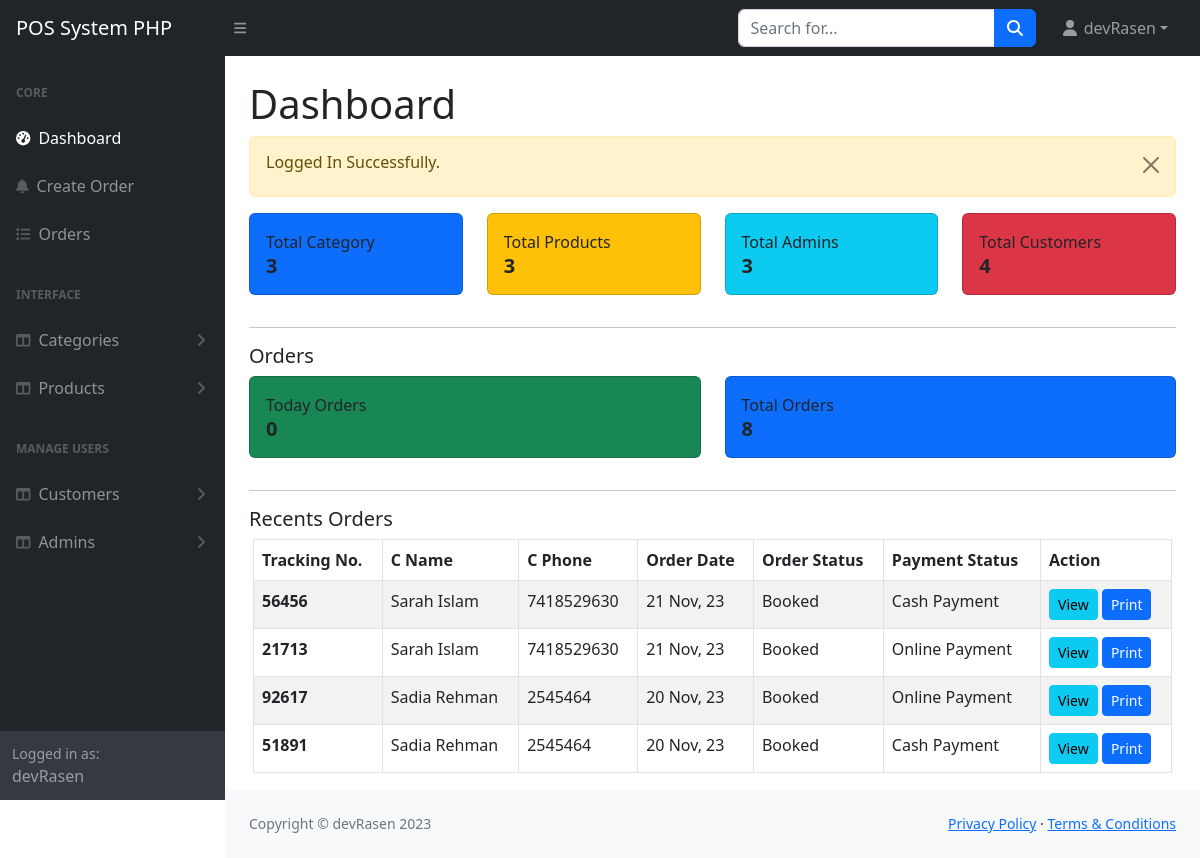
The page /POS-System-PHP/admin/index.php (signed in) on the database its author committed.
### tables this page shows
CREATE TABLE `orders` (
  `id` int NOT NULL,
  `customer_id` int NOT NULL,
  `tracking_no` varchar(100) NOT NULL,
  `invoice_no` varchar(100) NOT NULL,
  `total_amount` varchar(100) NOT NULL,
  `order_date` date NOT NULL,
  `order_status` varchar(100) DEFAULT NULL,
  `payment_mode` varchar(100) NOT NULL,
  `order_placed_by_id` int NOT NULL
);

CREATE TABLE `customers` (
  `id` int NOT NULL,
  `name` varchar(255) NOT NULL,
  `email` varchar(255) DEFAULT NULL,
  `phone` varchar(255) NOT NULL,
  `address` tinytext,
  `status` tinyint NOT NULL DEFAULT '0' COMMENT '0=Visible; 1=Hidden',
  `created_at` timestamp NOT NULL DEFAULT CURRENT_TIMESTAMP
);

### POS-System-PHP/admin/index.php (the view, shortened to what this page needs)
<?php
include('includes/header.php');
?>
<main>
    <div class="container-fluid px-4">
        <div class="row">
            <div class="col-md-12">
                <h1 class="mt-4">Dashboard</h1>
            </div>
            <div class="col-md-3 mb-3">
                <div class="card card-body bg-primary p-3">
                    <p class="text-sm mb-0 text-capitalize">Total Category</p>
                    <h5 class="fw-bold mb-0">
                        <?= getCount('categories'); ?>
                    </h5>
                </div>
            </div>
            <div class="col-md-3 mb-3">
                <div class="card card-body bg-warning p-3">
                    <p class="text-sm mb-0 text-capitalize">Total Products</p>
                    <h5 class="fw-bold mb-0">
                        <?= getCount('products'); ?>
                    </h5>
                </div>
            </div>
            <div class="col-md-3 mb-3">
                <div class="card card-body bg-info p-3">
                    <p class="text-sm mb-0 text-capitalize">Total Admins</p>
                    <h5 class="fw-bold mb-0">
                        <?= getCount('admins'); ?>
                    </h5>
                </div>
            </div>
            <div class="col-md-3 mb-3">
                <div class="card card-body bg-danger p-3">
                    <p class="text-sm mb-0 text-capitalize">Total Customers</p>
                    <h5 class="fw-bold mb-0">
                        <?= getCount('customers'); ?>
                    </h5>
                </div>
            </div>
            <div class="col-md-12">
                <hr>
                <h5>Orders</h5>
            </div>
            <div class="col-md-6 mb-3">
                <div class="card card-body bg-success p-3">
                    <p class="text-sm mb-0 text-capitalize">Today Orders</p>
                    <h5 class="fw-bold mb-0">
                        <?php
                        $todayDate = date('Y-m-d');
                        $todayOrders = mysqli_query($conn, "SELECT * FROM orders WHERE order_date='$todayDate'");
                        if ($todayOrders) {
                            if (mysqli_num_rows($todayOrders) > 0) {
                                echo mysqli_num_rows($todayOrders);
                            } else {
                                echo "0";
                            }
                        } else {
                            echo "Something went wrong";
                        }
                        ?>
                    </h5>
                </div>
            </div>
            <div class="col-md-6 mb-3">
                <div class="card card-body bg-primary p-3">
                    <p class="text-sm mb-0 text-capitalize">Total Orders</p>
                    <h5 class="fw-bold mb-0">
                        <?= getCount('orders'); ?>
                    </h5>
                </div>
            </div>
            <div class="col-md-12">
                <hr>
                <h5> Recents Orders</h5>
            </div>
            <div class="card-body px-3">
                <div class="table-responsive">
                    <table class="table table-striped table-bordered align-item-center justify-content-center">
                        <thead>
                            <tr>
                                <th>Tracking No.</th>
                                <th>C Name</th>
                                <th>C Phone</th>
                                <th>Order Date</th>
                                <th>Order Status</th>
                                <th>Payment Status</th>
                                <th>Action</th>
                            </tr>
                        </thead>
                        <tbody>
                            <?php
                            $query = "SELECT o.*, c.* FROM orders o, customers c WHERE c.id = o.customer_id ORDER BY o.id DESC LIMIT 0 , 4";
                            $orders = mysqli_query($conn, $query);
                            if ($orders) {
                                if (mysqli_num_rows($orders)) {
                                    foreach ($orders as $orderItem) :
                            ?>
                                        <tr>
                                            <td class="fw-bold"><?= $orderItem['tracking_no'] ?></td>
                                            <td><?= $orderItem['name'] ?></td>
                                            <td><?= $orderItem['phone'] ?></td>
                                            <td><?= date('d M, y', strtotime($orderItem['order_date'])) ?></td>
                                            <td><?= $orderItem['order_status'] ?></td>
                                            <td><?= $orderItem['payment_mode'] ?></td>
                                            <td>
                                                <a href="orders-view.php?track=<?= $orderItem['tracking_no'] ?>" class="btn btn-info mb-0 px-2 btn-sm">View</a>
                                                <a href="orders-view-print.php?track=<?= $orderItem['tracking_no'] ?>" class="btn btn-primary mb-0 px-2 btn-sm">Print</a>
                                            </td>
                                        </tr>
                                    <?php
                                    endforeach;
                                } else {
                                    ?>
                                    <tr>
                                        <td colspan="7" class="text-center">No record available.</td>
                                    </tr>
                                <?php
                                }
                            } else {
                                ?>
                                <tr>
                                    <td colspan="7" class="text-center">Something went wrong.</td>
                                </tr>
                            <?php
                            }
                            ?>
                        </tbody>
                    </table>
                </div>
            </div>
        </div>
</main>
<?php
include('includes/footer.php');
?>

### rows shown on the page
orders: tracking_no "56456", customer.name "Sarah Islam", customer.phone "7418529630", order_date "21 Nov, 23", order_status "Booked", payment_mode "Cash Payment"
orders: tracking_no "21713", customer.name "Sarah Islam", customer.phone "7418529630", order_date "21 Nov, 23", order_status "Booked", payment_mode "Online Payment"
orders: tracking_no "92617", customer.name "Sadia Rehman", customer.phone "2545464", order_date "20 Nov, 23", order_status "Booked", payment_mode "Online Payment"
orders: tracking_no "51891", customer.name "Sadia Rehman", customer.phone "2545464", order_date "20 Nov, 23", order_status "Booked", payment_mode "Cash Payment"

### other values the page prints
$_SESSION['loggedInUser']['name'] "devRasen"
$_SESSION['status'] "Logged In Successfully."
getCount('categories') "3"
getCount('products') "3"
getCount('admins') "3"
getCount('customers') "4"
getCount('orders') "8"
